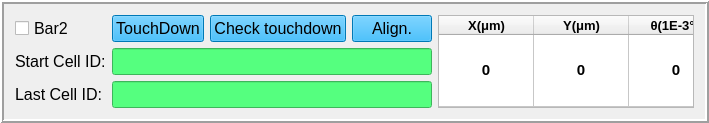
             <widget class="QFrame" name="frame_2">
              <property name="frameShape">
               <enum>QFrame::Box</enum>
              </property>
              <property name="frameShadow">
               <enum>QFrame::Raised</enum>
              </property>
              <property name="lineWidth">
               <number>2</number>
              </property>
              <layout class="QGridLayout" name="gridLayout_3">
               <item row="0" column="1">
                <widget class="QPushButton" name="btn_touch2">
                 <property name="font">
                  <font>
                   <family>Arial</family>
                   <pointsize>12</pointsize>
                   <weight>50</weight>
                   <italic>false</italic>
                   <bold>false</bold>
                  </font>
                 </property>
                 <property name="styleSheet">
                  <string notr="true">background-color: rgb(0, 170, 255);</string>
                 </property>
                 <property name="text">
                  <string>TouchDown</string>
                 </property>
                </widget>
               </item>
               <item row="1" column="0">
                <widget class="QLabel" name="label_17">
                 <property name="font">
                  <font>
                   <family>Arial</family>
                   <pointsize>12</pointsize>
                   <weight>50</weight>
                   <italic>false</italic>
                   <bold>false</bold>
                  </font>
                 </property>
                 <property name="text">
                  <string>&lt;html&gt;&lt;head/&gt;&lt;body&gt;&lt;p&gt;Start Cell ID:&lt;/p&gt;&lt;/body&gt;&lt;/html&gt;</string>
                 </property>
                </widget>
               </item>
               <item row="2" column="0">
                <widget class="QLabel" name="label_18">
                 <property name="font">
                  <font>
                   <family>Arial</family>
                   <pointsize>12</pointsize>
                   <weight>50</weight>
                   <italic>false</italic>
                   <bold>false</bold>
                  </font>
                 </property>
                 <property name="text">
                  <string>&lt;html&gt;&lt;head/&gt;&lt;body&gt;&lt;p&gt;Last Cell ID:&lt;/p&gt;&lt;/body&gt;&lt;/html&gt;</string>
                 </property>
                </widget>
               </item>
               <item row="0" column="2">
                <widget class="QPushButton" name="btn_go_td2">
                 <property name="font">
                  <font>
                   <family>Arial</family>
                   <pointsize>12</pointsize>
                   <weight>50</weight>
                   <italic>false</italic>
                   <bold>false</bold>
                  </font>
                 </property>
                 <property name="styleSheet">
                  <string notr="true">background-color: rgb(0, 170, 255);</string>
                 </property>
                 <property name="text">
                  <string>Check touchdown</string>
                 </property>
                </widget>
               </item>
               <item row="0" column="0">
                <widget class="QCheckBox" name="check_bar2">
                 <property name="font">
                  <font>
                   <family>Arial</family>
                   <pointsize>12</pointsize>
                   <weight>50</weight>
                   <italic>false</italic>
                   <bold>false</bold>
                  </font>
                 </property>
                 <property name="text">
                  <string>Bar2</string>
                 </property>
                </widget>
               </item>
               <item row="0" column="3">
                <widget class="QPushButton" name="btn_align2">
                 <property name="font">
                  <font>
                   <family>Arial</family>
                   <pointsize>12</pointsize>
                   <weight>50</weight>
                   <italic>false</italic>
                   <bold>false</bold>
                  </font>
                 </property>
                 <property name="styleSheet">
                  <string notr="true">background-color: rgb(0, 170, 255);</string>
                 </property>
                 <property name="text">
                  <string>Align.</string>
                 </property>
                </widget>
               </item>
               <item row="0" column="4" rowspan="3">
                <widget class="QTableWidget" name="table_bar2">
                 <property name="styleSheet">
                  <string notr="true">font: 75 10pt &quot;Arial&quot;;</string>
                 </property>
                 <property name="lineWidth">
                  <number>5</number>
                 </property>
                 <property name="midLineWidth">
                  <number>5</number>
                 </property>
                 <property name="verticalScrollBarPolicy">
                  <enum>Qt::ScrollBarAlwaysOff</enum>
                 </property>
                 <property name="horizontalScrollBarPolicy">
                  <enum>Qt::ScrollBarAlwaysOff</enum>
                 </property>
                 <property name="autoScroll">
                  <bool>true</bool>
                 </property>
                 <property name="textElideMode">
                  <enum>Qt::ElideMiddle</enum>
                 </property>
                 <property name="sortingEnabled">
                  <bool>false</bool>
                 </property>
                 <property name="rowCount">
                  <number>1</number>
                 </property>
                 <attribute name="horizontalHeaderVisible">
                  <bool>true</bool>
                 </attribute>
                 <attribute name="horizontalHeaderCascadingSectionResizes">
                  <bool>false</bool>
                 </attribute>
                 <attribute name="horizontalHeaderDefaultSectionSize">
                  <number>95</number>
                 </attribute>
                 <attribute name="horizontalHeaderMinimumSectionSize">
                  <number>39</number>
                 </attribute>
                 <attribute name="horizontalHeaderShowSortIndicator" stdset="0">
                  <bool>false</bool>
                 </attribute>
                 <attribute name="verticalHeaderVisible">
                  <bool>false</bool>
                 </attribute>
                 <attribute name="verticalHeaderCascadingSectionResizes">
                  <bool>false</bool>
                 </attribute>
                 <attribute name="verticalHeaderDefaultSectionSize">
                  <number>20</number>
                 </attribute>
                 <attribute name="verticalHeaderHighlightSections">
                  <bool>true</bool>
                 </attribute>
                 <attribute name="verticalHeaderMinimumSectionSize">
                  <number>2</number>
                 </attribute>
                 <attribute name="verticalHeaderShowSortIndicator" stdset="0">
                  <bool>false</bool>
                 </attribute>
                 <attribute name="verticalHeaderStretchLastSection">
                  <bool>true</bool>
                 </attribute>
                 <row/>
                 <column>
                  <property name="text">
                   <string>X(μm)</string>
                  </property>
                  <property name="font">
                   <font>
                    <pointsize>10</pointsize>
                    <weight>75</weight>
                    <bold>true</bold>
                   </font>
                  </property>
                  <property name="textAlignment">
                   <set>AlignCenter</set>
                  </property>
                  <property name="background">
                   <color>
                    <red>205</red>
                    <green>247</green>
                    <blue>255</blue>
                   </color>
                  </property>
                 </column>
                 <column>
                  <property name="text">
                   <string>Y(μm)</string>
                  </property>
                  <property name="font">
                   <font>
                    <pointsize>10</pointsize>
                    <weight>75</weight>
                    <bold>true</bold>
                   </font>
                  </property>
                  <property name="textAlignment">
                   <set>AlignCenter</set>
                  </property>
                  <property name="background">
                   <color>
                    <red>205</red>
                    <green>246</green>
                    <blue>255</blue>
                   </color>
                  </property>
                 </column>
                 <column>
                  <property name="text">
                   <string>θ(1E-3° )</string>
                  </property>
                  <property name="font">
                   <font>
                    <pointsize>10</pointsize>
                    <weight>75</weight>
                    <bold>true</bold>
                   </font>
                  </property>
                  <property name="textAlignment">
                   <set>AlignCenter</set>
                  </property>
                 </column>
                 <item row="0" column="0">
                  <property name="text">
                   <string>0</string>
                  </property>
                  <property name="font">
                   <font>
                    <pointsize>11</pointsize>
                    <weight>75</weight>
                    <bold>true</bold>
                   </font>
                  </property>
                  <property name="textAlignment">
                   <set>AlignCenter</set>
                  </property>
                 </item>
                 <item row="0" column="1">
                  <property name="text">
                   <string>0</string>
                  </property>
                  <property name="font">
                   <font>
                    <pointsize>11</pointsize>
                    <weight>75</weight>
                    <bold>true</bold>
                   </font>
                  </property>
                  <property name="textAlignment">
                   <set>AlignCenter</set>
                  </property>
                 </item>
                 <item row="0" column="2">
                  <property name="text">
                   <string>0</string>
                  </property>
                  <property name="font">
                   <font>
                    <pointsize>11</pointsize>
                    <weight>75</weight>
                    <bold>true</bold>
                   </font>
                  </property>
                  <property name="textAlignment">
                   <set>AlignCenter</set>
                  </property>
                 </item>
                </widget>
               </item>
               <item row="1" column="1" colspan="3">
                <widget class="QLineEdit" name="line_start2">
                 <property name="font">
                  <font>
                   <family>Arial</family>
                   <pointsize>12</pointsize>
                   <weight>50</weight>
                   <italic>false</italic>
                   <bold>false</bold>
                  </font>
                 </property>
                 <property name="styleSheet">
                  <string notr="true">background-color: rgb(85, 255, 127);</string>
                 </property>
                </widget>
               </item>
               <item row="2" column="1" colspan="3">
                <widget class="QLineEdit" name="line_end2">
                 <property name="font">
                  <font>
                   <family>Arial</family>
                   <pointsize>12</pointsize>
                   <weight>50</weight>
                   <italic>false</italic>
                   <bold>false</bold>
                  </font>
                 </property>
                 <property name="styleSheet">
                  <string notr="true">background-color: rgb(85, 255, 127);</string>
                 </property>
                </widget>
               </item>
              </layout>
             </widget>
